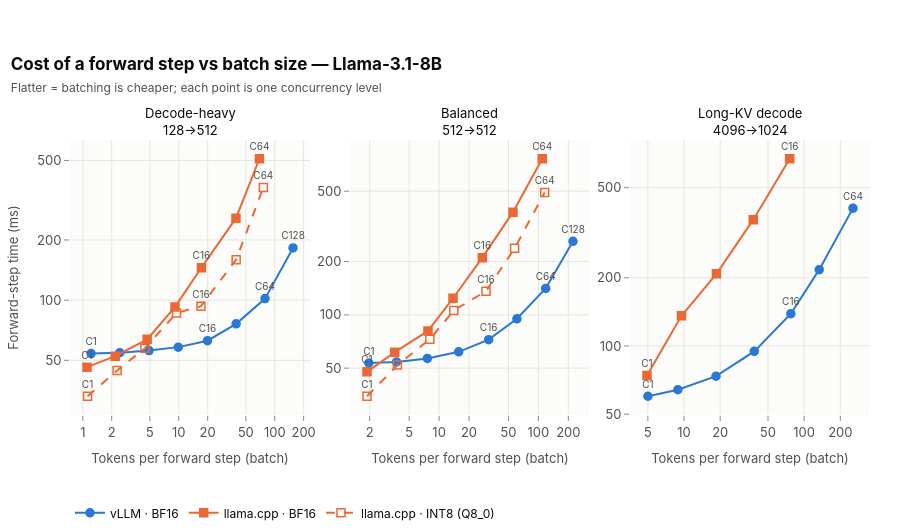

Notebook code for this chart:
### Markdown cell above
**Interpretation.** Batching is not what limits llama.cpp: with one slot per in-flight request and continuous
batching, its batches grow with C just like vLLM's. What differs is the cost of a batched step. vLLM's step time
grows far more slowly than the batch, so the cost per token falls steeply and more tokens per step become more
tokens per second. llama.cpp's step time grows much faster with the batch, so its cost per token falls only a few
times and additional concurrent requests add little throughput.

### Code cell
fig = plots.path_scatter(primary[primary["workload"].isin(["decode", "balanced", "kvdecode"])],
                         x="tokens_per_step_mean", y="step_time_s", y_scale=1e3, log_x=True, log_y=True,
                         x_title="Tokens per forward step (batch)", y_title="Forward-step time (ms)",
                         title=f"Cost of a forward step vs batch size — {registry.model_label(MODEL)}",
                         subtitle="Flatter = batching is cheaper; each point is one concurrency level",
                         label_cs=(1, 16, 64))
fig.show()
export_figure(fig, "step_cost_vs_batch", source=NOTEBOOK,
              caption="Forward-step time vs tokens per step (8B, short-prompt and long-KV shapes): vLLM steps stay cheap as batches grow.")

### Figure 1 — Plotly figure (JSON) as saved in the notebook; plotly's stock layout.template omitted (floating-point values rounded to 4 significant figures)
{"data": [{"customdata": [1, 2, 4, 8, 16, 32, 64, 128], "hovertemplate": "<b>vLLM · BF16</b><br>C = %{customdata}<br>Tokens per forward step (batch): %{x:.3g}<br>Forward-step time (ms): %{y:.3g}<extra></extra>", "legendgroup": "vllm_bf16", "line": {"color": "#2a78d6", "dash": "solid", "width": 2.0}, "marker": {"color": "#2a78d6", "line": {"color": "#2a78d6", "width": 1.5}, "size": 8, "symbol": "circle"}, "mode": "lines+markers+text", "name": "vLLM · BF16", "showlegend": true, "text": ["C1", "", "", "", "C16", "", "C64", "C128"], "textfont": {"color": "#52514e", "size": 10}, "textposition": "top center", "type": "scatter", "x": [1.22, 2.429, 4.893, 9.877, 19.92, 39.61, 79.21, 154.9], "xaxis": "x", "y": [54.07, 54.6, 55.96, 58.21, 62.68, 76.1, 101.8, 182.6], "yaxis": "y"}, {"customdata": [1, 2, 4, 8, 16, 32, 64], "hovertemplate": "<b>llama.cpp · BF16</b><br>C = %{customdata}<br>Tokens per forward step (batch): %{x:.3g}<br>Forward-step time (ms): %{y:.3g}<extra></extra>", "legendgroup": "llama_cpp_bf16", "line": {"color": "#eb6834", "dash": "solid", "width": 2.0}, "marker": {"color": "#eb6834", "line": {"color": "#eb6834", "width": 1.5}, "size": 8, "symbol": "square"}, "mode": "lines+markers+text", "name": "llama.cpp · BF16", "showlegend": true, "text": ["C1", "", "", "", "C16", "", "C64"], "textfont": {"color": "#52514e", "size": 10}, "textposition": "top center", "type": "scatter", "x": [1.106, 2.174, 4.679, 9.13, 17.2, 39.44, 69.23], "xaxis": "x", "y": [46.21, 52.46, 63.66, 92.54, 145.2, 257.1, 509.8], "yaxis": "y"}, {"customdata": [1, 2, 4, 8, 16, 32, 64], "hovertemplate": "<b>llama.cpp · INT8 (Q8_0)</b><br>C = %{customdata}<br>Tokens per forward step (batch): %{x:.3g}<br>Forward-step time (ms): %{y:.3g}<extra></extra>", "legendgroup": "llama_cpp_int8", "line": {"color": "#eb6834", "dash": "dash", "width": 2.0}, "marker": {"color": "#eb6834", "line": {"color": "#eb6834", "width": 1.5}, "size": 8, "symbol": "square-open"}, "mode": "lines+markers+text", "name": "llama.cpp · INT8 (Q8_0)", "showlegend": true, "text": ["C1", "", "", "", "C16", "", "C64"], "textfont": {"color": "#52514e", "size": 10}, "textposition": "top center", "type": "scatter", "x": [1.121, 2.275, 4.433, 9.464, 17.02, 39.62, 76.06], "xaxis": "x", "y": [33.05, 44.43, 57.48, 86.21, 93.29, 159.5, 366.4], "yaxis": "y"}, {"customdata": [1, 2, 4, 8, 16, 32, 64, 128], "hovertemplate": "<b>vLLM · BF16</b><br>C = %{customdata}<br>Tokens per forward step (batch): %{x:.3g}<br>Forward-step time (ms): %{y:.3g}<extra></extra>", "legendgroup": "vllm_bf16", "line": {"color": "#2a78d6", "dash": "solid", "width": 2.0}, "marker": {"color": "#2a78d6", "line": {"color": "#2a78d6", "width": 1.5}, "size": 8, "symbol": "circle"}, "mode": "lines+markers+text", "name": "vLLM · BF16", "showlegend": false, "text": ["C1", "", "", "", "C16", "", "C64", "C128"], "textfont": {"color": "#52514e", "size": 10}, "textposition": "top center", "type": "scatter", "x": [1.961, 3.725, 7.622, 15.74, 31.53, 60.71, 118.3, 222.9], "xaxis": "x2", "y": [53.46, 54.2, 56.7, 61.81, 72.44, 95.06, 141.0, 260.4], "yaxis": "y2"}, {"customdata": [1, 2, 4, 8, 16, 32, 64], "hovertemplate": "<b>llama.cpp · BF16</b><br>C = %{customdata}<br>Tokens per forward step (batch): %{x:.3g}<br>Forward-step time (ms): %{y:.3g}<extra></extra>", "legendgroup": "llama_cpp_bf16", "line": {"color": "#eb6834", "dash": "solid", "width": 2.0}, "marker": {"color": "#eb6834", "line": {"color": "#eb6834", "width": 1.5}, "size": 8, "symbol": "square"}, "mode": "lines+markers+text", "name": "llama.cpp · BF16", "showlegend": false, "text": ["C1", "", "", "", "C16", "", "C64"], "textfont": {"color": "#52514e", "size": 10}, "textposition": "top center", "type": "scatter", "x": [1.88, 3.579, 7.728, 13.81, 27.24, 55.45, 109.2], "xaxis": "x2", "y": [47.65, 61.55, 81.13, 124.1, 210.5, 380.6, 762.4], "yaxis": "y2"}, {"customdata": [1, 2, 4, 8, 16, 32, 64], "hovertemplate": "<b>llama.cpp · INT8 (Q8_0)</b><br>C = %{customdata}<br>Tokens per forward step (batch): %{x:.3g}<br>Forward-step time (ms): %{y:.3g}<extra></extra>", "legendgroup": "llama_cpp_int8", "line": {"color": "#eb6834", "dash": "dash", "width": 2.0}, "marker": {"color": "#eb6834", "line": {"color": "#eb6834", "width": 1.5}, "size": 8, "symbol": "square-open"}, "mode": "lines+markers+text", "name": "llama.cpp · INT8 (Q8_0)", "showlegend": false, "text": ["C1", "", "", "", "C16", "", "C64"], "textfont": {"color": "#52514e", "size": 10}, "textposition": "top center", "type": "scatter", "x": [1.88, 3.803, 8.068, 14.04, 29.65, 57.57, 115.7], "xaxis": "x2", "y": [34.69, 52.01, 72.88, 105.9, 136.2, 237.8, 491.8], "yaxis": "y2"}, {"customdata": [1, 2, 4, 8, 16, 32, 64], "hovertemplate": "<b>vLLM · BF16</b><br>C = %{customdata}<br>Tokens per forward step (batch): %{x:.3g}<br>Forward-step time (ms): %{y:.3g}<extra></extra>", "legendgroup": "vllm_bf16", "line": {"color": "#2a78d6", "dash": "solid", "width": 2.0}, "marker": {"color": "#2a78d6", "line": {"color": "#2a78d6", "width": 1.5}, "size": 8, "symbol": "circle"}, "mode": "lines+markers+text", "name": "vLLM · BF16", "showlegend": false, "text": ["C1", "", "", "", "C16", "", "C64"], "textfont": {"color": "#52514e", "size": 10}, "textposition": "top center", "type": "scatter", "x": [5.001, 8.887, 18.46, 38.44, 77.51, 133.4, 255.0], "xaxis": "x3", "y": [59.96, 64.09, 73.56, 94.63, 138.8, 217.3, 406.0], "yaxis": "y3"}, {"customdata": [1, 2, 4, 8, 16], "hovertemplate": "<b>llama.cpp · BF16</b><br>C = %{customdata}<br>Tokens per forward step (batch): %{x:.3g}<br>Forward-step time (ms): %{y:.3g}<extra></extra>", "legendgroup": "llama_cpp_bf16", "line": {"color": "#eb6834", "dash": "solid", "width": 2.0}, "marker": {"color": "#eb6834", "line": {"color": "#eb6834", "width": 1.5}, "size": 8, "symbol": "square"}, "mode": "lines+markers+text", "name": "llama.cpp · BF16", "showlegend": false, "text": ["C1", "", "", "", "C16"], "textfont": {"color": "#52514e", "size": 10}, "textposition": "top center", "type": "scatter", "x": [4.916, 9.52, 18.6, 37.72, 75.76], "xaxis": "x3", "y": [73.95, 135.8, 208.2, 361.1, 670.9], "yaxis": "y3"}], "layout": {"annotations": [{"font": {"color": "#0b0b0b", "size": 13}, "showarrow": false, "text": "Decode-heavy<br>128→512", "x": 0.15, "xanchor": "center", "xref": "paper", "y": 1.0, "yanchor": "bottom", "yref": "paper"}, {"font": {"color": "#0b0b0b", "size": 13}, "showarrow": false, "text": "Balanced<br>512→512", "x": 0.5, "xanchor": "center", "xref": "paper", "y": 1.0, "yanchor": "bottom", "yref": "paper"}, {"font": {"color": "#0b0b0b", "size": 13}, "showarrow": false, "text": "Long-KV decode<br>4096→1024", "x": 0.85, "xanchor": "center", "xref": "paper", "y": 1.0, "yanchor": "bottom", "yref": "paper"}], "height": 530, "title": {"text": "<b>Cost of a forward step vs batch size — Llama-3.1-8B</b><br><span style='font-size:12px;color:#52514e'>Flatter = batching is cheaper; each point is one concurrency level</span>"}, "xaxis": {"anchor": "y", "domain": [0.0, 0.3], "ticktext": ["1", "2", "5", "10", "20", "50", "100", "200"], "tickvals": [1, 2, 5, 10, 20, 50, 100, 200], "title": {"text": "Tokens per forward step (batch)"}, "type": "log"}, "xaxis2": {"anchor": "y2", "domain": [0.35, 0.65], "ticktext": ["1", "2", "5", "10", "20", "50", "100", "200"], "tickvals": [1, 2, 5, 10, 20, 50, 100, 200], "title": {"text": "Tokens per forward step (batch)"}, "type": "log"}, "xaxis3": {"anchor": "y3", "domain": [0.7, 1.0], "ticktext": ["1", "2", "5", "10", "20", "50", "100", "200"], "tickvals": [1, 2, 5, 10, 20, 50, 100, 200], "title": {"text": "Tokens per forward step (batch)"}, "type": "log"}, "yaxis": {"anchor": "x", "domain": [0.0, 1.0], "ticktext": ["50", "100", "200", "500", "1000"], "tickvals": [50, 100, 200, 500, 1000], "title": {"text": "Forward-step time (ms)"}, "type": "log"}, "yaxis2": {"anchor": "x2", "domain": [0.0, 1.0], "ticktext": ["50", "100", "200", "500", "1000"], "tickvals": [50, 100, 200, 500, 1000], "type": "log"}, "yaxis3": {"anchor": "x3", "domain": [0.0, 1.0], "ticktext": ["50", "100", "200", "500", "1000"], "tickvals": [50, 100, 200, 500, 1000], "type": "log"}}}
